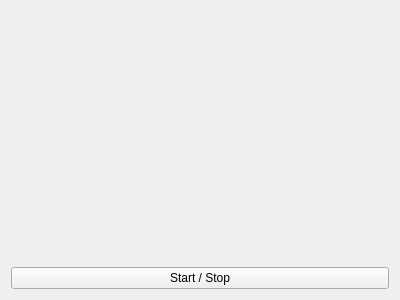
<?xml version="1.0" encoding="UTF-8"?>
<ui version="4.0">
 <class>PlottingWindow</class>
 <widget class="QWidget" name="PlottingWindow">
  <property name="geometry">
   <rect>
    <x>0</x>
    <y>0</y>
    <width>400</width>
    <height>300</height>
   </rect>
  </property>
  <property name="windowTitle">
   <string>Form</string>
  </property>
  <layout class="QVBoxLayout" name="verticalLayout">
   <item>
    <widget class="QRealTimePlot" name="plotTop" native="true"/>
   </item>
   <item>
    <widget class="QRealTimePlot" name="plotBot" native="true"/>
   </item>
   <item>
    <layout class="QHBoxLayout" name="horizontalLayout">
     <item>
      <widget class="QPushButton" name="startStopbutton">
       <property name="text">
        <string>Start / Stop</string>
       </property>
      </widget>
     </item>
    </layout>
   </item>
  </layout>
 </widget>
 <customwidgets>
  <customwidget>
   <class>QRealTimePlot</class>
   <extends>QWidget</extends>
   <header>qrealtimeplot.h</header>
   <container>1</container>
  </customwidget>
 </customwidgets>
 <resources/>
 <connections/>
</ui>
